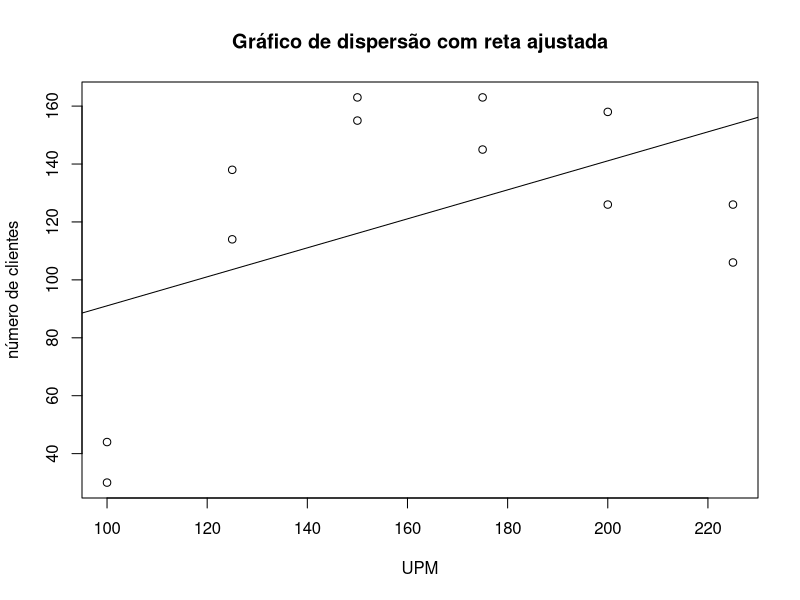
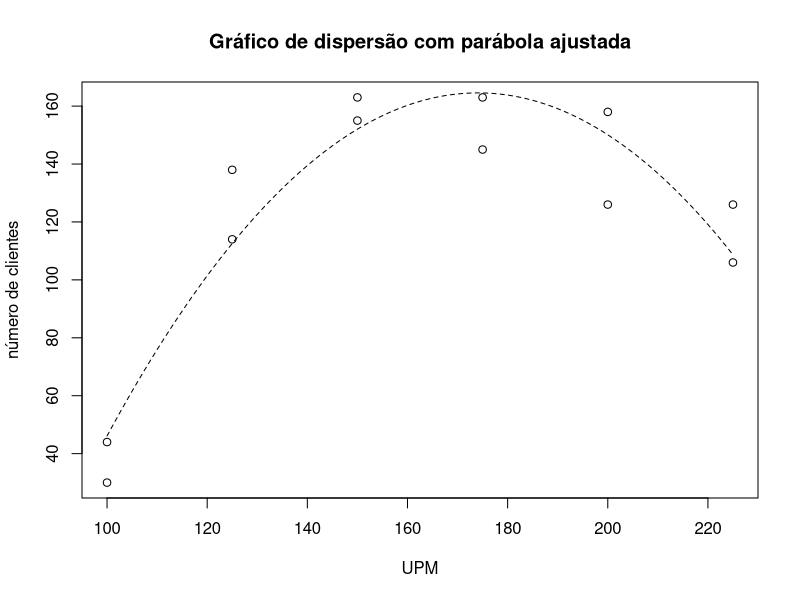
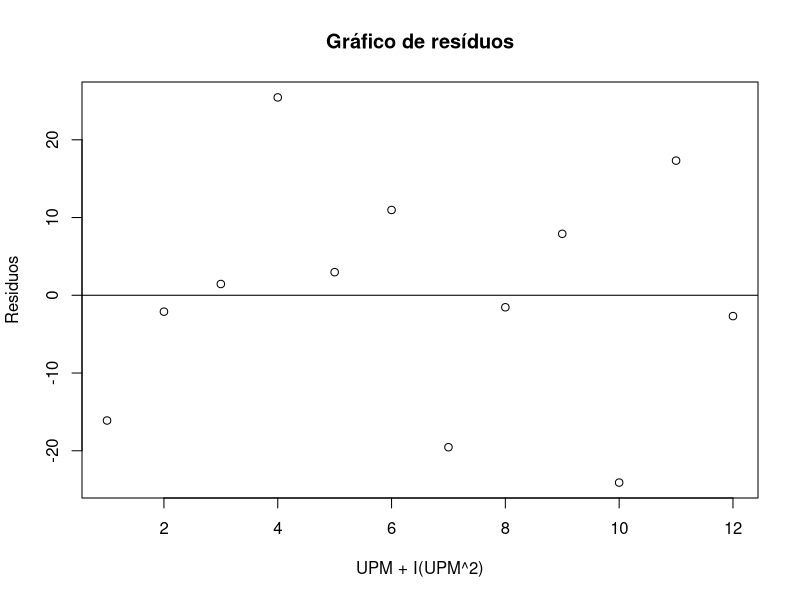
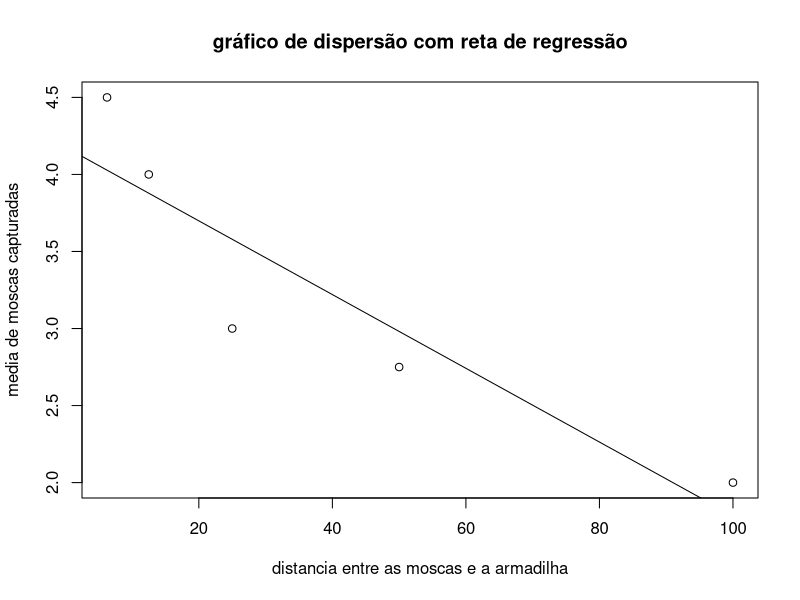
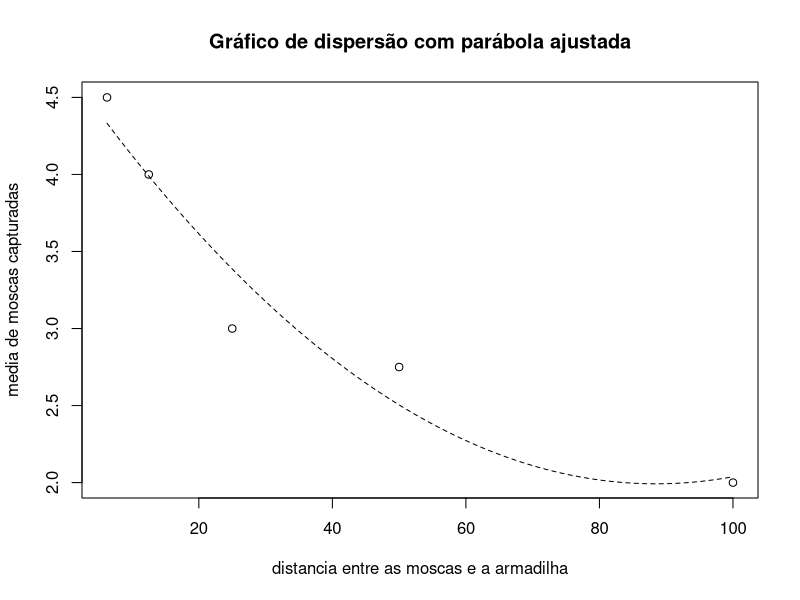

These figures' R source, in order:
## ---- chunk 1
UPM <- c(100, 100, 125, 125, 150, 150, 175, 175, 200, 200, 225, 225)
clientes <- c(30, 44, 114, 138, 155, 163, 145, 163, 158, 126, 126, 106)
## ---- chunk 2
lm(clientes~UPM)
## ---- chunk 3
modelo1 <- lm(clientes~UPM)
plot(UPM, clientes, xlab = "UPM", ylab = "número de clientes", main="Gráfico de dispersão com reta ajustada")
abline(modelo1)
## ---- chunk 4
plot(clientes~UPM, xlab = "UPM", ylab = "número de clientes", main="Gráfico de dispersão com parábola ajustada")
modelo1 <- lm(clientes~UPM)
modelo2 <- update(modelo1,.~. +I(UPM^2))
anova(modelo1,modelo2)
#abline(modelo1)
cf.m2 <- coef(modelo2)
curve(cf.m2[1]+cf.m2[2]*x+cf.m2[3]*x^2, add=T, lty=2)
## ---- chunk 5
residuos <- residuals(modelo2)
plot(residuos, 
     ylab="Residuos",
     xlab="UPM + I(UPM^2)",
     main="Gráfico de resíduos")
abline(0,0)
## ---- chunk 6
distancia <- c(6.25, 12.5, 25.0, 50.0, 100.0)
primeiro <- c(5, 5, 4, 3, 1)
segundo <- c(3,2,5,4,2)
terceiro <- c (4,5,3,2,2)
quarto <-  c(6,4,0,2,3)
medias <- c (0,0,0,0,0)

tabela <- data.frame (distancia, primeiro, segundo, terceiro, quarto)
medias <- c(rowMeans (tabela[,2:5]))
tabela$medias <- medias
tabela
## ---- chunk 7
plot (tabela$medias~tabela$distancia,
  xlab="distancia entre as moscas e a armadilha",
  ylab="media de moscas capturadas",
  main="gráfico de dispersão com reta de regressão")
abline (lm(tabela$medias~tabela$distancia))
## ---- chunk 8
plot(tabela$medias~tabela$distancia, xlab = "distancia entre as moscas e a armadilha", ylab = "media de moscas capturadas", main="Gráfico de dispersão com parábola ajustada")
modelo1 <- lm(tabela$medias~tabela$distancia)
modelo2 <- update(modelo1,.~. +I(tabela$distancia^2))
anova(modelo1,modelo2)
cf.m2 <- coef(modelo2)
curve(cf.m2[1]+cf.m2[2]*x+cf.m2[3]*x^2, add=T, lty=2)
## ---- chunk 9
escore <- c(9,13,6,8,10,4,14,8,11,7,9,7,5,14,13,16,10,12,11,14,15,18,7,16,9,9,11,13,15,13,10,11,6,17,14,19,9,11,14,10,16,10,16,14,13,13,9,15,10,11,12,4,14,20)
resposta <- c(1,1,1,1,1,1,1,1,1,1,1,1,1,1,0,0,0,0,0,0,0,0,0,0,0,0,0,0,0,0,0,0,0,0,0,0,0,0,0,0,0,0,0,0,0,0,0,0,0,0,0,0,0,0)
## ---- chunk 10
ajuste_glm <- glm(resposta ~ escore, family = binomial())
summary(ajuste_glm)

## ---- chunk 11
library(car)
dados <- Duncan
